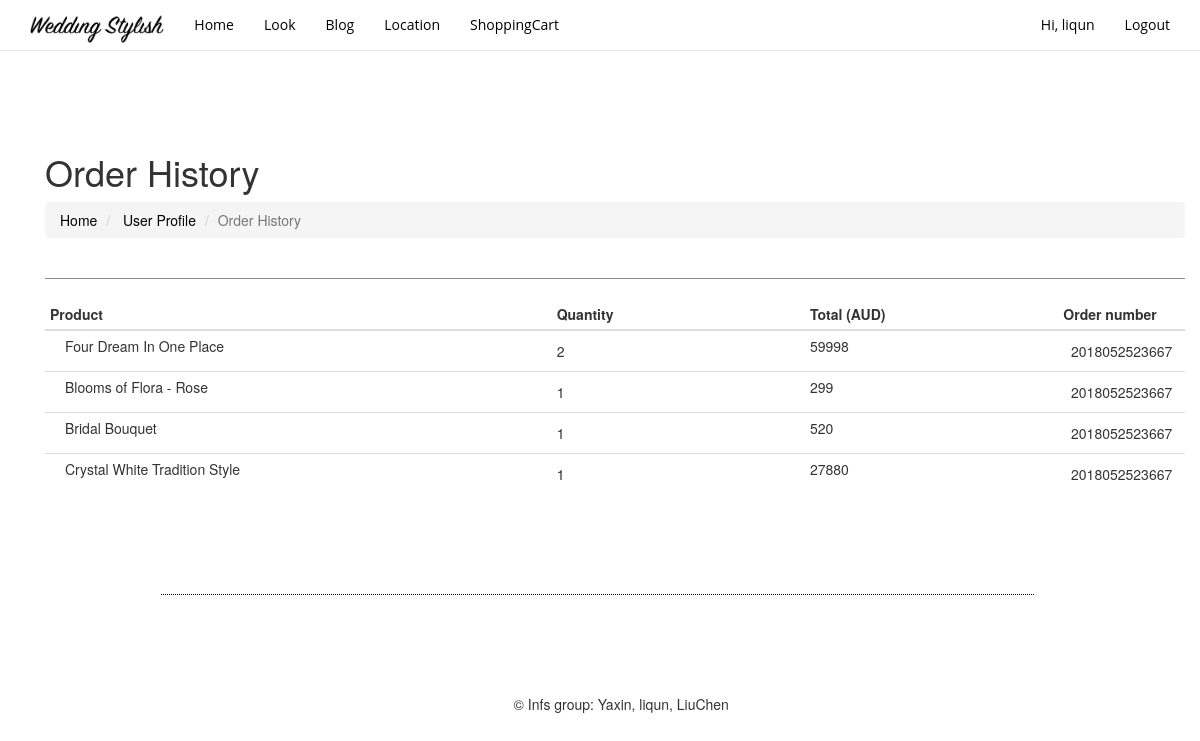
Screenshot of /?c=orderhistory (signed in) with the database file from the repository.
### tables this page shows
CREATE TABLE `order_history` (
  `order_number` varchar(50) NOT NULL,
  `product_name` varchar(50) NOT NULL,
  `quantity` int(4) NOT NULL,
  `price` float NOT NULL,
  `username` varchar(50) NOT NULL,
  `item_id` varchar(50) NOT NULL,
  `path` varchar(50) NOT NULL
);

### application/View/View.php (called while the page is built, shortened)
<?php
class View{
    protected $controller ;
    function __construct($controller,$action){
        $this->controller = $controller;
    }
    function display(){
        $view = str_replace('Controller','',$this->controller).'.php';
        require_once ROOT.'/application/View/'.$view;
    }
}
?>

### application/Controller/Controller.php (called while the page is built, shortened)
<?php
require_once "application/View/View.php";
class Controller{
    protected $_view;
    function __construct($controller,$action){
        $this->_view = new View($controller,$action);
    }
    function display(){
        $this->_view->display();
    }
}
?>

### application/Controller/OrderhistoryController.php (called while the page is built, shortened)
<?php
require_once 'Controller.php';
class OrderhistoryController extends Controller
{
	public function index(){
		$this->display();
    }
}
?>

### application/router.php (called while the page is built, shortened)
<?php
class AutoLoad {
    public function main()
    {
        $c = isset($_GET['c']) ? $_GET['c'] : "Index";
        $a = isset($_GET['a']) ? $_GET['a'] : "Index";
        $classname = ucfirst($c)."Controller";
        $controller = new $classname($classname,$a);
        $controller->$a();
    }
}
$app = new AutoLoad();
$app ->main();
?>

### index.php (called while the page is built)
<?php
require_once "application/router.php";
?>

### application/View/Orderhistory.php (the view, shortened to what this page needs)
<!DOCTYPE html>
<html lang="en">
  <head>
    <link href="Public/css/bootstrap.css" rel="stylesheet">
    <link href="Public/css/bootstrap-theme.min.css" rel="stylesheet" >
    <link rel="stylesheet" href="Public/css/style.css">
  </head>
  <body>
  <?php
  $host= DB_HOST;
  $dbName=DB_NAME;
  $dbh = new PDO("mysql:host=$host;dbname=$dbName", DB_USER, DB_PASSWORD);
  $loginUser=$_SESSION['user'];
  $selectOrder = $dbh->prepare("SELECT * FROM `order_history` WHERE username = '{$loginUser}'");
  $selectOrder -> execute();
  $selectedOrder = $selectOrder->fetchAll();
  ?>
    <nav class="navbar navbar-fixed-top container-fluid" id="mainNav">
      <div class="container">
        <div class="navbar-header">
          <a class="navbar-brand" href="index.php"><img src="Public/img/logo2.png" class="img-responsive" alt="logo image" id="brand-image"></a>
        </div>
        <div id="navbar" class="collapse navbar-collapse navHeaderCollapse">
          <ul class="nav navbar-nav ml-auto">
            <li class="active"><a href="?c=index">Home</a></li>
             <li class="nav-item"><a class="nav-link js-scroll-trigger" href="?c=look">Look</a></li>
            <li class="nav-item"><a class="nav-link js-scroll-trigger" href="?c=blog">Blog</a></li>
            <li class="nav-item"><a class="nav-link js-scroll-trigger" href="?c=location">Location</a></li>
            <li class="nav-item"><a class="nav-link js-scroll-trigger" href="?c=shoppingcart">ShoppingCart</a></li>
          </ul>
		  <?php
		  if(isset($_SESSION['user'])){
        $loginUser=$_SESSION['user'];
			  echo '
			<ul class="nav navbar-nav navbar-right">
            <li class="active"><a href="?c=userprofile">Hi, '.$loginUser.'</a></li>
            <li class="active"><a href="?c=logout&a=logout">Logout</a></li>
			</ul>';
		  }
		  ?>
    </nav>
    <div class="container shoppingCart">
    <div class="container">
    <br>
      <h1 class="mt-4 mb-3">Order History
      </h1>
      <ol class="breadcrumb">
        <li class="breadcrumb-item">
          <a href="index.php">Home</a>
        </li>
        <li class="breadcrumb-item">
          <a href="?c=userprofile">User Profile</a>
        </li>
          <li class="breadcrumb-item active">Order History</li>
      </ol>
    </div>
    <div class="container">
      <div class="row">
        <div class="col-lg-12 mb-12">
          <hr class="style1">
          <table class="table table-hover table-condensed">
            <thead>
            <tr>
              <th style="width:40%" class="">Product</th>
              <th style="width:20%" class="">Quantity</th>
              <th style="width:20%" class="">Total (AUD)</th>
              <th style="width:10%" class="">Order number</th>
            </tr>
            </thead>
            <tbody>
			<?php
			for ($i=0; $i<sizeof($selectedOrder); $i++){
				$totalPrice = ($selectedOrder[$i]["price"] * $selectedOrder[$i]["quantity"]);
				echo '
			             <tr>
              <td data-th="Order">
                  <div class="col-lg-6 col-md-6 col-sm-10 hidden-xs">
                    <p>'.$selectedOrder[$i]["product_name"].'</p>
                </div>
              </td>
              <td data-th="Total">'.$selectedOrder[$i]["quantity"].'</td>
              <td data-th="Quantity">
                <p>'.$totalPrice.'</p>
              </td>
              <td data-th="Track No" class="text-center">'.$selectedOrder[$i]["order_number"].'</td>
            </tr>
			';
			}
			?>
            </tbody>
          </table>
        </div>
      </div>
    </div>
        </div>
  <section class="col-md-10" id="footer">
      <div class="seperatorFooter"></div>
    <br>
    <div class="col-md-offset-3 footer">
    &copy; Infs group: Yaxin, liqun, LiuChen
    </div>
  </section>
  </body>
</html>

### Public/css/style.css (style rules this page uses)
html { width: 100%; height: 100%; }
body { font-family: 'Merriweather', 'Helvetica Neue', Arial, sans-serif; width: 100vw; }
hr { max-width: 100px; border-width: none; border-color: #F05F40; padding: none; margin: none; }
#mainNav { border-bottom: 1px solid rgba(33, 37, 41, 0.1); background-color: rgba(255, 255, 255, 0.7); font-family: 'Open Sans', 'Helvetica Neue', Arial, sans-serif; -webkit-transition: all 0.2s; -moz-transition: all 0.2s; transition: all 0.2s; }
a { color: black; -webkit-transition: all 0.2s; -moz-transition: all 0.2s; transition: all 0.2s; }
.img-responsive { max-width: 10%; max-height: auto; }
#brand-image { max-width: 200%; max-height: 140%; height: inherit !important; }
section { padding: 8rem 0; text-align: center; }
* { -webkit-box-sizing: border-box; -moz-box-sizing: border-box; box-sizing: border-box; }
.footer { padding-top: 50px; }
#footer { padding:none; margin:none; }
.seperatorFooter { border:none; border-top:1px dotted black; color:#fff; background-color:#fff; height:30px; width:90%; margin: auto; position: relative; left:10%; }
@media (min-width: 992px) { body { padding-top: 56px; } }
.shoppingCart { padding-top: 54px; }
@media (min-width: 992px) { .shoppingCart { padding-top: 56px; } }
.table>tbody>tr>td, .table>tfoot>tr>td { vertical-align: middle; }
hr.style1 { border-top: 1px solid #8c8b8b; max-width: 100%!important; }
.breadcrumb-item a { text-decoration: none; }

### rows the page displays
order_history: product_name "Four Dream In One Place", quantity "2", totalPrice "59998", order_number "2018052523667"
order_history: product_name "Blooms of Flora - Rose", quantity "1", price "299", order_number "2018052523667"
order_history: product_name "Bridal Bouquet", quantity "1", price "520", order_number "2018052523667"
order_history: product_name "Crystal White Tradition Style", quantity "1", price "27880", order_number "2018052523667"

### other values shown
$loginUser "liqun"
